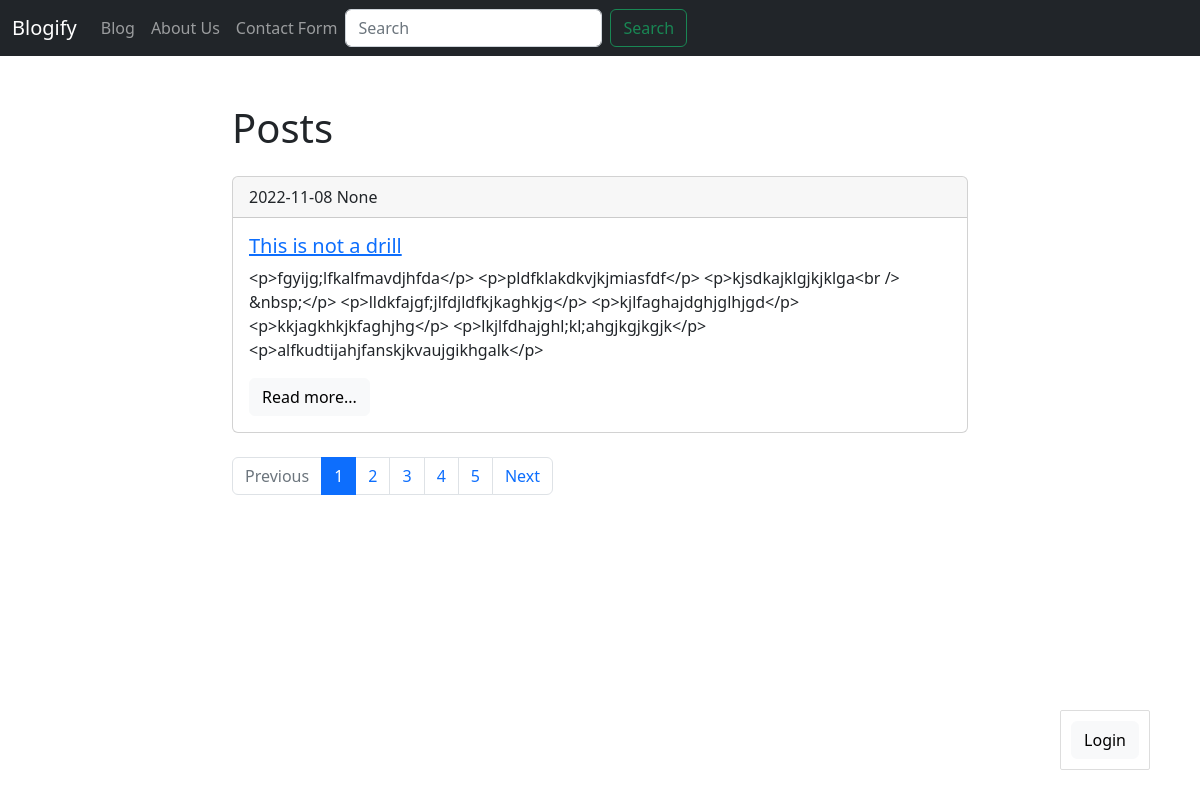
The page / on the database its author committed.
### models.py (models this page shows, shortened)
class Post(db.Model):
    id = db.Column(db.Integer, primary_key=True)
    title = db.Column(db.String(140))
    slug = db.Column(db.String(140), unique=True)
    body = db.Column(db.Text)
    author = db.Column(db.String(50))
    created = db.Column(db.DateTime, default=datetime.now())
    tags = db.relationship('Tag', secondary=posts_tags,
    backref=db.backref('posts'), lazy='dynamic')

### views.py (the view)
@app.route('/')
def index():
    q = request.args.get('q')
    if q:
        posts = Post.query.filter(Post.title.contains(q) |
        Post.body.contains(q))
    else:
        posts = Post.query.order_by(Post.created.desc())
    page = request.args.get('page')
    if page and page.isdigit():
        page = int(page)
    else:
        page = 1
    pages = posts.paginate(page=page, per_page=1)
    return render_template('posts/posts.html', posts=posts,
    pages=pages)

### posts/templates/posts/posts.html (shortened to what this page needs)
{% extends 'base.html' %}
{% block content %}
    <h1>Posts</h1>
    {% for post in pages.items %}
        {% include 'posts/includes/card.html' %}
    {% endfor %}
    <nav aria-label="...">
      <ul class="pagination">
        <li class="page-item {% if not pages.has_prev %}
        disabled {% endif %}">
          <a class="page-link" href="./?page={{
          pages.prev_num }}">Previous</a>
        </li>
        {% for page in pages.iter_pages() %}
            <li class="page-item {% if page ==pages.page %} active {% endif %}">
              <a class="page-link" href="./?page={{ page
              }}">{{ page }} </a>
        </li>
      {% endfor %}
        <li class="page-item ">
          <a class="page-link" href="./?page={{
          pages.next_num }}">Next</a>
        </li>
      </ul>
    </nav>
{% endblock %}

### posts/templates/posts/includes/card.html (shortened to what this page needs)
<div class="card mb-4 mt-4">
  <div class="card-header">
    {{ post.created.date() }}
    {{ post.author }}
  </div>
  <div class="card-body">
    <h5 class="card-title">
      <a href="{{ url_for('posts.post_detail', slug=post.slug) }}">{{ post.title }}</a>
      </h5>
    <p class="card-text">{{ post.body }}</p>
    <a href="{{ url_for('posts.post_detail', slug=post.slug) }}" class="btn btn-light">Read more...</a>
  </div>
</div>

### rows shown on the page
Post: created "2022-11-08", author "None", title "This is not a drill", body "<p>fgyijg;lfkalfmavdjhfda</p> <p>pldfklakdkvjkjmiasfdf</p> <p>kjsdkajklgjkjklga<br /> &nbsp;</p> <p>lldkfajgf;jlfdjldfkjkaghkjg</p> <p>kjlfaghajdghjglhjgd</p> <p>kkjagkhkjkfaghjhg</p> <p>lkjlfdhajghl;kl;ahgjkgjkgjk</p> <p>alfkudtijahjfanskjkvaujgikhgalk</p>"

### other values the page prints
{{ page }} "1" "2" "3" "4" "5"
